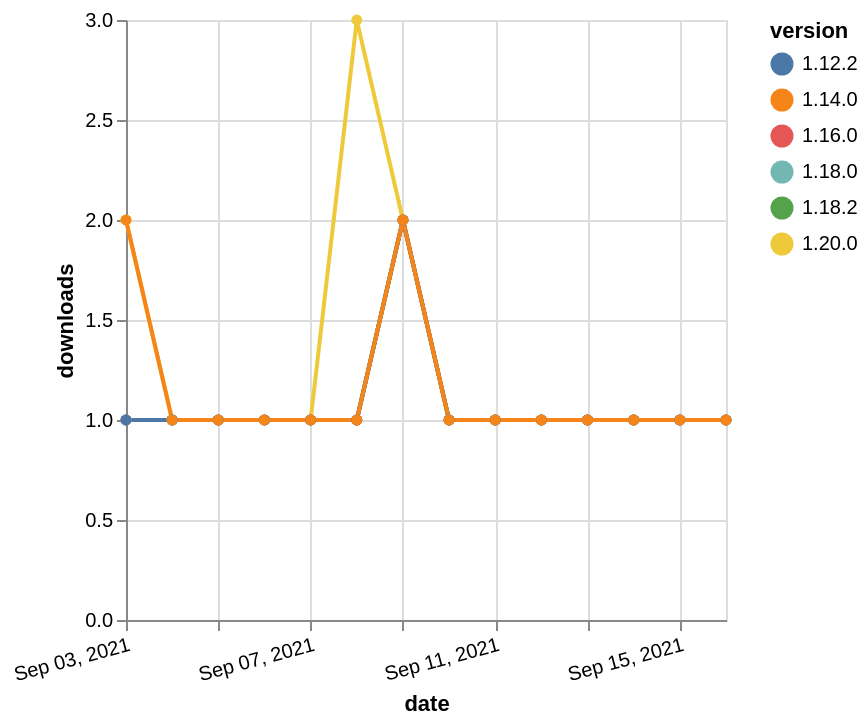

Here is the Vega-Lite specification saved for this chart:
### Vega-Lite specification from a JSON file in a GitHub repository (floating-point values rounded to 4 significant figures)
{"$schema": "https://vega.github.io/schema/vega-lite/v5.json", "description": "A simple bar chart with embedded data.", "data": {"values": [{"date": "2021-09-03", "total": 161, "delta": 1, "version": "1.18.0"}, {"date": "2021-09-04", "total": 162, "delta": 1, "version": "1.18.0"}, {"date": "2021-09-05", "total": 163, "delta": 1, "version": "1.18.0"}, {"date": "2021-09-06", "total": 164, "delta": 1, "version": "1.18.0"}, {"date": "2021-09-07", "total": 165, "delta": 1, "version": "1.18.0"}, {"date": "2021-09-08", "total": 166, "delta": 1, "version": "1.18.0"}, {"date": "2021-09-09", "total": 168, "delta": 2, "version": "1.18.0"}, {"date": "2021-09-10", "total": 169, "delta": 1, "version": "1.18.0"}, {"date": "2021-09-11", "total": 170, "delta": 1, "version": "1.18.0"}, {"date": "2021-09-12", "total": 171, "delta": 1, "version": "1.18.0"}, {"date": "2021-09-13", "total": 172, "delta": 1, "version": "1.18.0"}, {"date": "2021-09-14", "total": 173, "delta": 1, "version": "1.18.0"}, {"date": "2021-09-15", "total": 174, "delta": 1, "version": "1.18.0"}, {"date": "2021-09-16", "total": 175, "delta": 1, "version": "1.18.0"}, {"date": "2021-09-03", "total": 137, "delta": 1, "version": "1.18.2"}, {"date": "2021-09-04", "total": 138, "delta": 1, "version": "1.18.2"}, {"date": "2021-09-05", "total": 139, "delta": 1, "version": "1.18.2"}, {"date": "2021-09-06", "total": 140, "delta": 1, "version": "1.18.2"}, {"date": "2021-09-07", "total": 141, "delta": 1, "version": "1.18.2"}, {"date": "2021-09-08", "total": 142, "delta": 1, "version": "1.18.2"}, {"date": "2021-09-09", "total": 144, "delta": 2, "version": "1.18.2"}, {"date": "2021-09-10", "total": 145, "delta": 1, "version": "1.18.2"}, {"date": "2021-09-11", "total": 146, "delta": 1, "version": "1.18.2"}, {"date": "2021-09-12", "total": 147, "delta": 1, "version": "1.18.2"}, {"date": "2021-09-13", "total": 148, "delta": 1, "version": "1.18.2"}, {"date": "2021-09-14", "total": 149, "delta": 1, "version": "1.18.2"}, {"date": "2021-09-15", "total": 150, "delta": 1, "version": "1.18.2"}, {"date": "2021-09-16", "total": 151, "delta": 1, "version": "1.18.2"}, {"date": "2021-09-03", "total": 130, "delta": 2, "version": "1.20.0"}, {"date": "2021-09-04", "total": 131, "delta": 1, "version": "1.20.0"}, {"date": "2021-09-05", "total": 132, "delta": 1, "version": "1.20.0"}, {"date": "2021-09-06", "total": 133, "delta": 1, "version": "1.20.0"}, {"date": "2021-09-07", "total": 134, "delta": 1, "version": "1.20.0"}, {"date": "2021-09-08", "total": 137, "delta": 3, "version": "1.20.0"}, {"date": "2021-09-09", "total": 139, "delta": 2, "version": "1.20.0"}, {"date": "2021-09-10", "total": 140, "delta": 1, "version": "1.20.0"}, {"date": "2021-09-11", "total": 141, "delta": 1, "version": "1.20.0"}, {"date": "2021-09-12", "total": 142, "delta": 1, "version": "1.20.0"}, {"date": "2021-09-13", "total": 143, "delta": 1, "version": "1.20.0"}, {"date": "2021-09-14", "total": 144, "delta": 1, "version": "1.20.0"}, {"date": "2021-09-15", "total": 145, "delta": 1, "version": "1.20.0"}, {"date": "2021-09-16", "total": 146, "delta": 1, "version": "1.20.0"}, {"date": "2021-09-03", "total": 172, "delta": 1, "version": "1.16.0"}, {"date": "2021-09-04", "total": 173, "delta": 1, "version": "1.16.0"}, {"date": "2021-09-05", "total": 174, "delta": 1, "version": "1.16.0"}, {"date": "2021-09-06", "total": 175, "delta": 1, "version": "1.16.0"}, {"date": "2021-09-07", "total": 176, "delta": 1, "version": "1.16.0"}, {"date": "2021-09-08", "total": 177, "delta": 1, "version": "1.16.0"}, {"date": "2021-09-09", "total": 179, "delta": 2, "version": "1.16.0"}, {"date": "2021-09-10", "total": 180, "delta": 1, "version": "1.16.0"}, {"date": "2021-09-11", "total": 181, "delta": 1, "version": "1.16.0"}, {"date": "2021-09-12", "total": 182, "delta": 1, "version": "1.16.0"}, {"date": "2021-09-13", "total": 183, "delta": 1, "version": "1.16.0"}, {"date": "2021-09-14", "total": 184, "delta": 1, "version": "1.16.0"}, {"date": "2021-09-15", "total": 185, "delta": 1, "version": "1.16.0"}, {"date": "2021-09-16", "total": 186, "delta": 1, "version": "1.16.0"}, {"date": "2021-09-03", "total": 204, "delta": 1, "version": "1.12.2"}, {"date": "2021-09-04", "total": 205, "delta": 1, "version": "1.12.2"}, {"date": "2021-09-05", "total": 206, "delta": 1, "version": "1.12.2"}, {"date": "2021-09-06", "total": 207, "delta": 1, "version": "1.12.2"}, {"date": "2021-09-07", "total": 208, "delta": 1, "version": "1.12.2"}, {"date": "2021-09-08", "total": 209, "delta": 1, "version": "1.12.2"}, {"date": "2021-09-09", "total": 211, "delta": 2, "version": "1.12.2"}, {"date": "2021-09-10", "total": 212, "delta": 1, "version": "1.12.2"}, {"date": "2021-09-11", "total": 213, "delta": 1, "version": "1.12.2"}, {"date": "2021-09-12", "total": 214, "delta": 1, "version": "1.12.2"}, {"date": "2021-09-13", "total": 215, "delta": 1, "version": "1.12.2"}, {"date": "2021-09-14", "total": 216, "delta": 1, "version": "1.12.2"}, {"date": "2021-09-15", "total": 217, "delta": 1, "version": "1.12.2"}, {"date": "2021-09-16", "total": 218, "delta": 1, "version": "1.12.2"}, {"date": "2021-09-03", "total": 200, "delta": 2, "version": "1.14.0"}, {"date": "2021-09-04", "total": 201, "delta": 1, "version": "1.14.0"}, {"date": "2021-09-05", "total": 202, "delta": 1, "version": "1.14.0"}, {"date": "2021-09-06", "total": 203, "delta": 1, "version": "1.14.0"}, {"date": "2021-09-07", "total": 204, "delta": 1, "version": "1.14.0"}, {"date": "2021-09-08", "total": 205, "delta": 1, "version": "1.14.0"}, {"date": "2021-09-09", "total": 207, "delta": 2, "version": "1.14.0"}, {"date": "2021-09-10", "total": 208, "delta": 1, "version": "1.14.0"}, {"date": "2021-09-11", "total": 209, "delta": 1, "version": "1.14.0"}, {"date": "2021-09-12", "total": 210, "delta": 1, "version": "1.14.0"}, {"date": "2021-09-13", "total": 211, "delta": 1, "version": "1.14.0"}, {"date": "2021-09-14", "total": 212, "delta": 1, "version": "1.14.0"}, {"date": "2021-09-15", "total": 213, "delta": 1, "version": "1.14.0"}, {"date": "2021-09-16", "total": 214, "delta": 1, "version": "1.14.0"}]}, "width": "container", "mark": {"type": "line", "point": {"filled": true}}, "encoding": {"x": {"field": "date", "type": "temporal", "timeUnit": "yearmonthdate", "title": "date", "axis": {"labelAngle": -15}}, "y": {"field": "delta", "type": "quantitative", "title": "downloads"}, "color": {"field": "version", "type": "nominal"}, "tooltip": {"field": "delta"}}}
